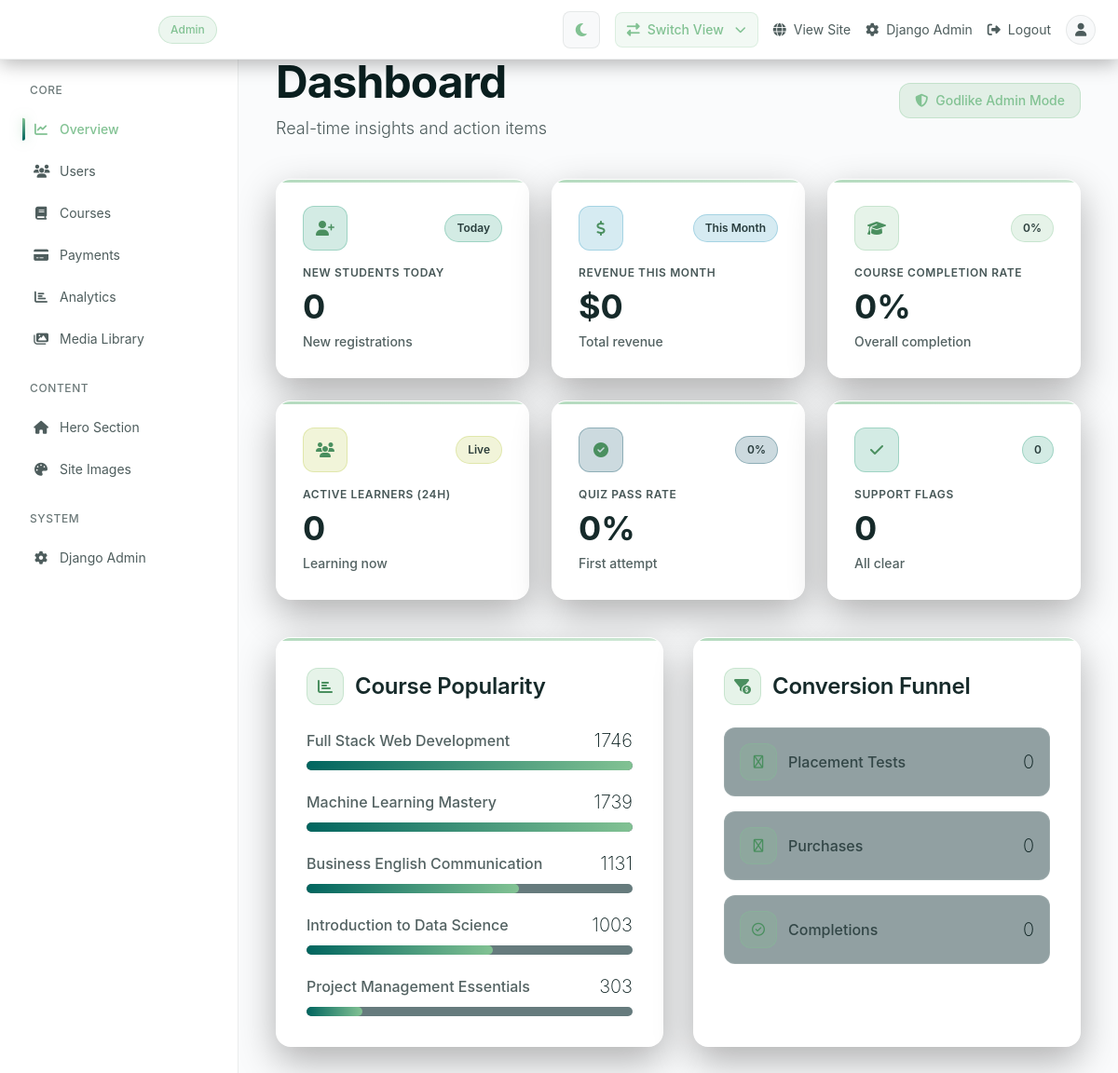
The app's page /dashboard/ (signed in), older data.
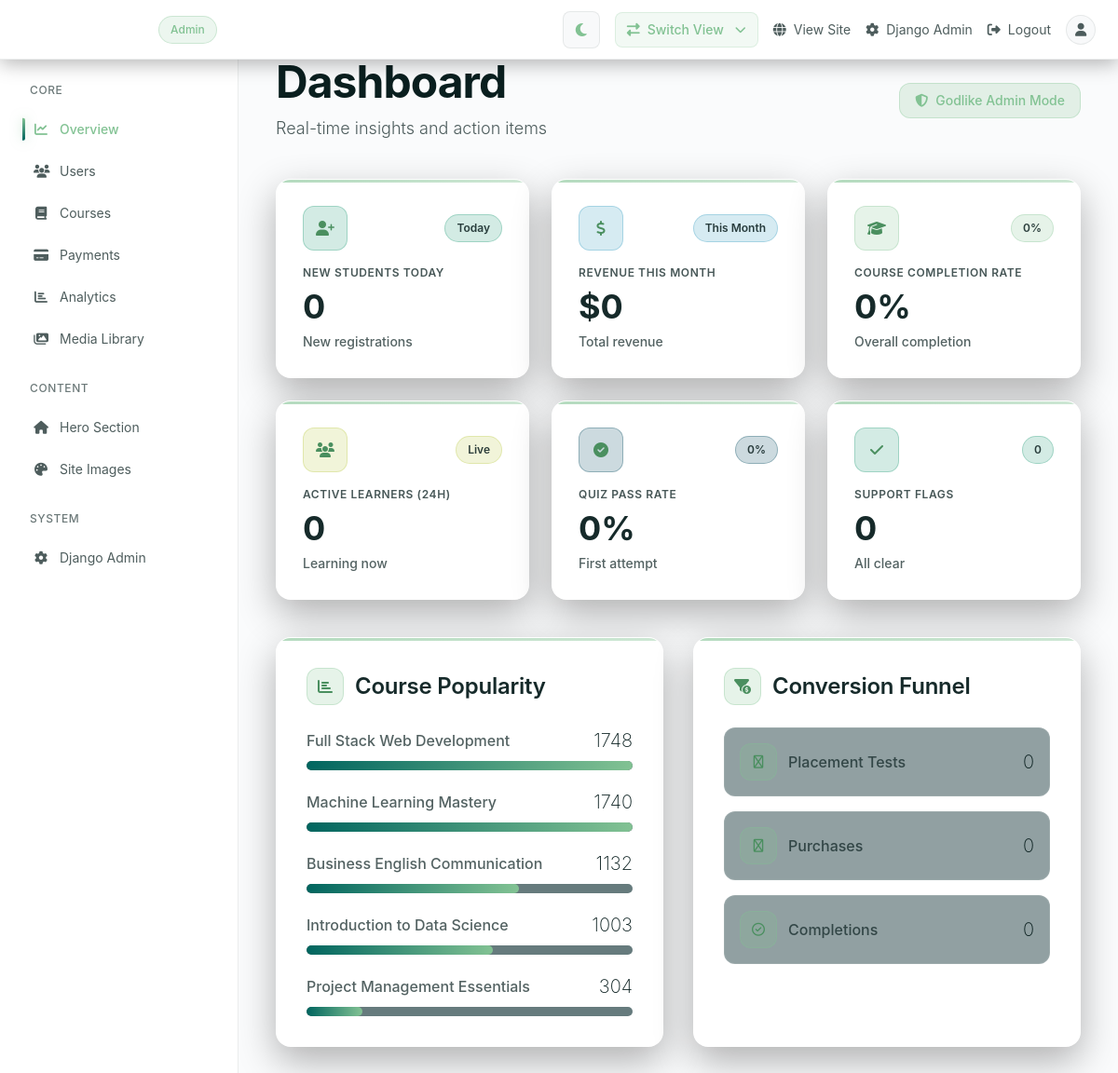
The same page, newer data.
### myApp/models.py (models this page shows, shortened)
class Course(models.Model):
    LEVEL_CHOICES = [
        ('beginner', 'Beginner'),
        ('intermediate', 'Intermediate'),
        ('advanced', 'Advanced'),
    ]
    STATUS_CHOICES = [
        ('draft', 'Draft'),
        ('published', 'Published'),
        ('archived', 'Archived'),
    ]
    COURSE_TYPE_CHOICES = [
        ('recorded', 'Recorded'),
        ('live', 'Live'),
        ('hybrid', 'Hybrid'),
    ]
    title = models.CharField(max_length=200)
    slug = models.SlugField(unique=True)
    description = models.TextField()
    short_description = models.CharField(max_length=300)  # For cards
    outcome = models.CharField(max_length=300)  # What students will achieve
    thumbnail = models.ImageField(upload_to='courses/thumbnails/', blank=True, null=True)
    preview_video = models.URLField(blank=True)  # 30-sec preview URL
    category = models.ForeignKey(Category, on_delete=models.SET_NULL, null=True, related_name='courses')
    level = models.CharField(max_length=20, choices=LEVEL_CHOICES, default='beginner')
    course_type = models.CharField(max_length=20, choices=COURSE_TYPE_CHOICES, default='recorded', help_text='Type of course: Recorded (self-paced), Live (scheduled sessions), or Hybrid (combination)')
    instructor = models.ForeignKey(User, on_delete=models.SET_NULL, null=True, related_name='courses_taught')
    price = models.DecimalField(max_digits=10, decimal_places=2, default=0)
    currency = models.CharField(max_length=3, default='USD')
    is_free = models.BooleanField(default=False)
    estimated_hours = models.PositiveIntegerField(default=10)
    lessons_count = models.PositiveIntegerField(default=0)  # Computed field
    language = models.CharField(max_length=10, default='en')
    available_languages = models.JSONField(default=list)  # ['en', 'es', 'fr']
    has_certificate = models.BooleanField(default=True)
    has_ai_tutor = models.BooleanField(default=True)
    has_quizzes = models.BooleanField(default=True)
    status = models.CharField(max_length=20, choices=STATUS_CHOICES, default='draft')
    meta_title = models.CharField(max_length=70, blank=True)
    meta_description = models.CharField(max_length=160, blank=True)
    enrolled_count = models.PositiveIntegerField(default=0)
    completion_rate = models.FloatField(default=0)  # Percentage
    average_rating = models.FloatField(default=0, validators=[MinValueValidator(0), MaxValueValidator(5)])
    created_at = models.DateTimeField(auto_now_add=True)
    updated_at = models.DateTimeField(auto_now=True)
    published_at = models.DateTimeField(null=True, blank=True)
    class Meta:
        ordering = ['-created_at']

### myApp/views.py (the view, shortened to what this page needs)
        def wrapper(request, *args, **kwargs):
            if not request.user.is_authenticated:
                return redirect('login')
            if 'admin' in allowed_roles and (request.user.is_superuser or request.user.is_staff):
                return view_func(request, *args, **kwargs)

### myApp/context_processors.py (called while the page is built)
def currency_context(request):
    selected_currency = request.session.get('selected_currency', 'USD')
    available_currencies = [choice[0] for choice in CoursePricing.CURRENCY_CHOICES]
    return {
        'selected_currency': selected_currency,
        'available_currencies': available_currencies,
        'currency_choices': CoursePricing.CURRENCY_CHOICES,
    }

### myApp/views.py (called while the page is built, shortened)
def role_required(allowed_roles):
    def decorator(view_func):
        def wrapper(request, *args, **kwargs):
            if not request.user.is_authenticated:
                return redirect('login')
            if 'admin' in allowed_roles and (request.user.is_superuser or request.user.is_staff):
                return view_func(request, *args, **kwargs)
        return wrapper
    return decorator

### myApp/templates/dashboard/overview.html (shortened to what the changed rows need)
{% extends 'dashboard/base.html' %}
{% block content %}
<div class="w-full max-w-[1600px] mx-auto">
    <div class="mb-8 sm:mb-10 animate-fade-in-up stagger-1">
        <div class="flex items-center justify-between mb-3">
            <div>
                <h1 class="text-3xl sm:text-4xl lg:text-5xl font-extralight text-white mb-3 tracking-[-0.02em]">
                    Dashboard
                </h1>
            </div>
        </div>
    </div>
    <div class="grid grid-cols-1 lg:grid-cols-2 gap-6 sm:gap-8">
        <div class="rounded-2xl bg-[#04363a]/70 backdrop-blur-xl p-6 sm:p-8 border border-white/10 shadow-[0_15px_40px_rgba(0,0,0,0.3)] animate-fade-in-up stagger-3 hover:shadow-[0_20px_50px_rgba(130,194,147,0.2)] hover:border-[#82C293]/30 transition-all duration-300">
            <div class="space-y-5">
                {% for course in popular_courses %}
                {% with max_enrolled=popular_courses.0.enrolled_count %}
                <div>
                    <div class="flex items-center justify-between mb-2">
                        <span class="text-sm sm:text-base font-medium text-white">{{ course.title|truncatechars:30 }}</span>
                        <span class="text-lg sm:text-xl font-extralight text-white">{{ course.enrolled_count }}</span>
                    </div>
                    <div class="h-2.5 bg-[#254346]/70 rounded-full overflow-hidden">
                        <div class="h-full bg-gradient-to-r from-[#00655F] to-[#82C293] rounded-full transition-all duration-500" style="width: {% widthratio course.enrolled_count max_enrolled 100 %}%"></div>
                    </div>
                </div>
                {% endwith %}
                {% empty %}
                <p class="text-white/60 text-center py-4">No course data yet</p>
                {% endfor %}
            </div>
        </div>
    </div>
</div>
{% endblock %}

Row changes from the older to the newer data that the page shows:
changed Course "Full Stack Web Development": enrolled_count "1746" → "1748"
changed Course "Machine Learning Mastery": enrolled_count "1739" → "1740"
changed Course "Business English Communication": enrolled_count "1131" → "1132"
changed Course "Project Management Essentials": enrolled_count "303" → "304"
